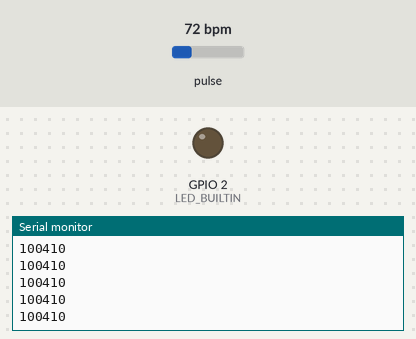
Bench run of a sketch on a simulated ESP32. Parts: output pins drawn as LEDs (lit = HIGH), the last lines printed to the serial monitor. Inputs (shaded band) come from the test bench; at power-on: pulse 72 bpm.

Above: at 0.6 s.
1.8 s: pulse set to 130 bpm
At 4.7 s:
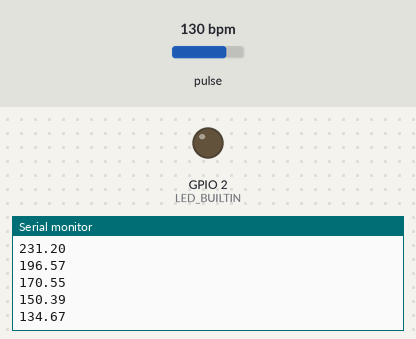
4.8 s: pulse set to 42 bpm
At 6.0 s:
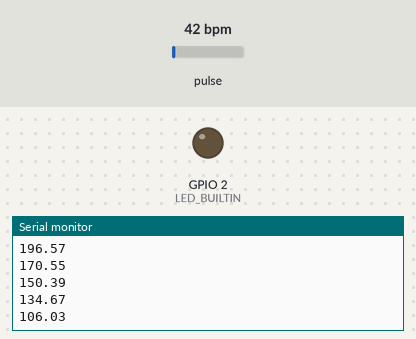
Timing chart, 0 to 7.8 s (numbered marks = the images above; inputs shaded):
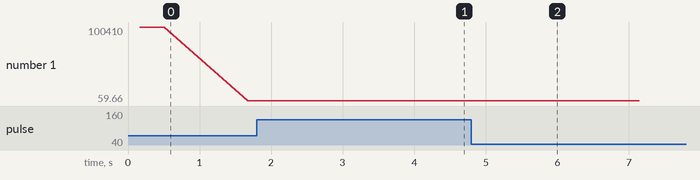

The sketch:

hr_debug.ino
```cpp
/*
  Heart beat plotting!
  By: Nathan Seidle @ SparkFun Electronics
  Date: October 20th, 2016
  https://github.com/sparkfun/MAX30105_Breakout

  Shows the user's heart beat on Arduino's serial plotter

  Instructions:
  1) Load code onto Redboard
  2) Attach sensor to your finger with a rubber band (see below)
  3) Open Tools->'Serial Plotter'
  4) Make sure the drop down is set to 115200 baud
  5) Checkout the blips!
  6) Feel the pulse on your neck and watch it mimic the blips

  It is best to attach the sensor to your finger using a rubber band or other tightening
  device. Humans are generally bad at applying constant pressure to a thing. When you
  press your finger against the sensor it varies enough to cause the blood in your
  finger to flow differently which causes the sensor readings to go wonky.

  Hardware Connections (Breakoutboard to Arduino):
  -5V = 5V (3.3V is allowed)
  -GND = GND
  -SDA = A4 (or SDA)
  -SCL = A5 (or SCL)
  -INT = Not connected

  The MAX30105 Breakout can handle 5V or 3.3V I2C logic. We recommend powering the board with 5V
  but it will also run at 3.3V.
*/

#include <Wire.h>
#include "MAX30105.h"
#include <Filters.h>

MAX30105 particleSensor;

FilterOnePole hrFilterHP( LOWPASS, 2.0F );
FilterOnePole hrFilterLP( HIGHPASS, 1.0F );
FilterOnePole beatFilter( LOWPASS, 0.5F );

void setup()
{
  Serial.begin(115200);
  Serial.println("Initializing...");

  pinMode(LED_BUILTIN, OUTPUT);
  // Initialize sensor
  if (!particleSensor.begin(Wire, I2C_SPEED_FAST)) //Use default I2C port, 400kHz speed
  {
    Serial.println("MAX30105 was not found. Please check wiring/power. ");
    while (1);
  }

  //Setup to sense a nice looking saw tooth on the plotter
  byte ledBrightness = 0xFF; //Options: 0=Off to 255=50mA
  byte sampleAverage = 8; //Options: 1, 2, 4, 8, 16, 32
  byte ledMode = 3; //Options: 1 = Red only, 2 = Red + IR, 3 = Red + IR + Green
  int sampleRate = 3200; //Options: 50, 100, 200, 400, 800, 1000, 1600, 3200
  int pulseWidth = 411; //Options: 69, 118, 215, 411
  int adcRange = 16384; //Options: 2048, 4096, 8192, 16384

  particleSensor.setup(ledBrightness, sampleAverage, ledMode, sampleRate, pulseWidth, adcRange); //Configure sensor with these settings

  //Arduino plotter auto-scales annoyingly. To get around this, pre-populate
  //the plotter with 500 of an average reading from the sensor

  //Take an average of IR readings at power up
  const byte avgAmount = 64;
  long baseValue = 0;
  for (byte x = 0 ; x < avgAmount ; x++)
  {
    baseValue += particleSensor.getIR(); //Read the IR value
  }
  baseValue /= avgAmount;

  //Pre-populate the plotter so that the Y scale is close to IR values
  for (int x = 0 ; x < 500 ; x++)
    Serial.println(baseValue);
}

void loop()
{
  double raw = particleSensor.getIR();
  double hr_signal = hrFilterLP.input(hrFilterHP.input(particleSensor.getIR()));

  //Serial.print("hr:"); // Etichetta della prima traccia
  //Serial.print(hr_signal);    // Dati della prima traccia
  //Serial.print(";");      // Separatore

  //Serial.print("crossing:"); // Etichetta della seconda traccia
  //Serial.print("RAW: "); Serial.print(raw); Serial.print("  ");
  //Serial.print("HEARTH_BEAT: "); Serial.print(hr_signal); Serial.print("  ");
  //Serial.print("BEAT: "); Serial.print(checkZeroCrossing(hr_signal)); Serial.print("  ");
  //Serial.print("HR_T: "); Serial.print(checkZeroCrossing(hr_signal)); Serial.print("  ");

  Serial.println();    // Dati della seconda traccia

  //Serial.println(";");    // Terminatore di linea
  checkZeroCrossing(hr_signal);
}

double prevValue = 0;
unsigned long prevMillis = 0;


double checkZeroCrossing(double hr_signal){

  if(prevValue < 0 && hr_signal > 0){
    prevValue = hr_signal;
    calculateMovingAverage(millis() - prevMillis);
    prevMillis = millis();
    digitalWrite(LED_BUILTIN, HIGH);
    return 100;

  }
  prevValue = hr_signal;

  digitalWrite(LED_BUILTIN, LOW);

  return 0;
}


const int NUM_READINGS = 10;
unsigned long readings[NUM_READINGS]; // Array per mantenere le letture
int sample_index = 0; // Indice corrente dell'array circolare


double calculateMovingAverage(unsigned long newValue) {
  // Aggiorna l'array circolare con la nuova lettura
  readings[sample_index] = newValue;
  sample_index = (sample_index + 1) % NUM_READINGS; // Aggiorna l'indice (ritorna a 0 quando raggiunge NUM_READINGS)

  // Calcola la somma di tutti i valori nell'array
  unsigned long sum = 0;
  for (int i = 0; i < NUM_READINGS; ++i) {
    sum += readings[i];
  }

  // Calcola la media mobile
  unsigned long m = sum / NUM_READINGS;

  double beat_min = beatFilter.input(((1000.0)/(double)m)* 60.0);

  Serial.println(beat_min);
  return beat_min;
}
```

Measured:
- after the input at 1.8 s, the serial monitor: prints a new line after 0.05 s (image 1)
- after the input at 4.8 s, the serial monitor: prints a new line after 0.92 s (image 2)
- plotted number 1: 357.4 → 134.67 after the input at 1.8 s, 134.67 → 59.66 after the input at 4.8 s
